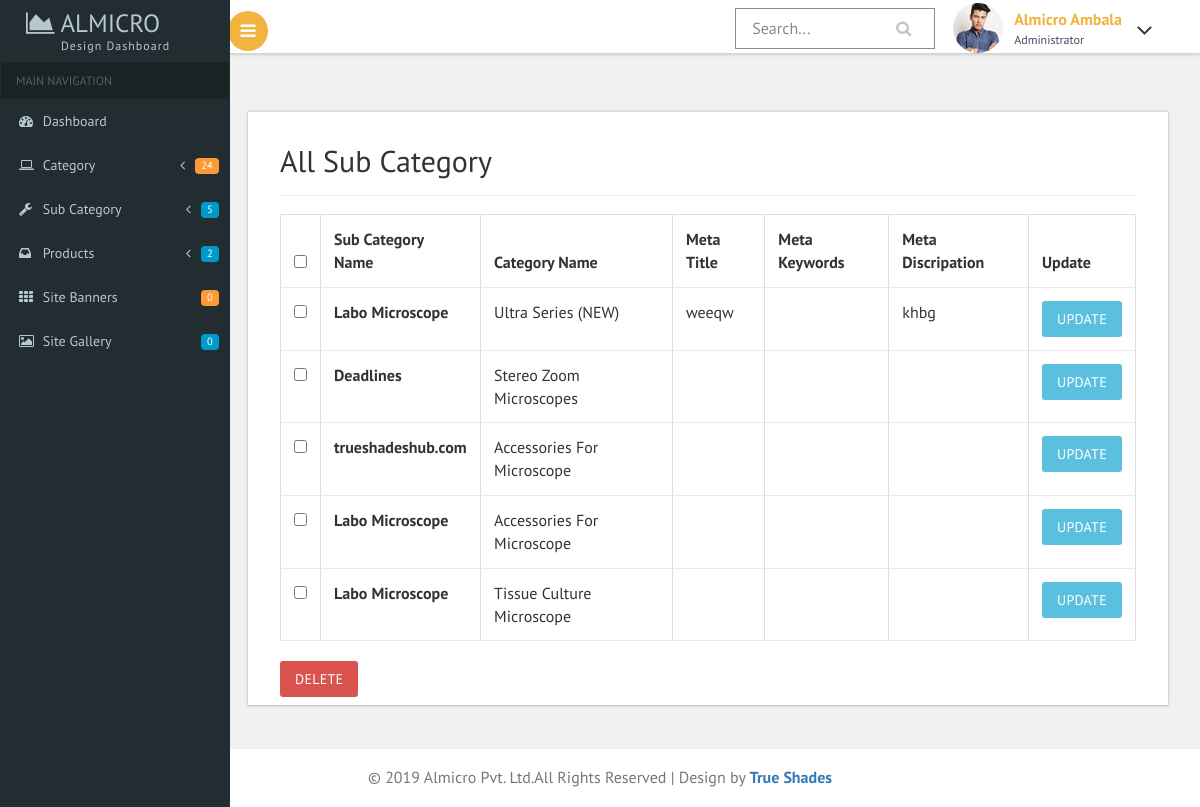
The page /Super_Access/Super_Access/show_subcate.php on the database its author committed.
### tables this page shows
CREATE TABLE IF NOT EXISTS `subcategory` (
  `catid` int(11) NOT NULL DEFAULT '0',
  `rorder` int(11) NOT NULL DEFAULT '0',
  `meta` text NOT NULL,
  `keywords` text NOT NULL,
  `descr` text NOT NULL,
  `subc_name` text NOT NULL,
  `s_id` int(15) NOT NULL AUTO_INCREMENT,
  PRIMARY KEY (`s_id`)
);

CREATE TABLE IF NOT EXISTS `category` (
  `catid` int(11) NOT NULL AUTO_INCREMENT,
  `category` varchar(200) NOT NULL DEFAULT '',
  `descr` varchar(200) DEFAULT NULL,
  `color` varchar(20) NOT NULL DEFAULT '',
  `rorder` int(11) NOT NULL DEFAULT '0',
  `fcolor` varchar(20) NOT NULL DEFAULT '',
  `path` varchar(200) NOT NULL DEFAULT '',
  `keywords` text,
  `titlewords` text,
  PRIMARY KEY (`catid`),
  UNIQUE KEY `catid` (`catid`)
);

### Super_Access/Super_Access/class.php (called while the page is built, shortened)
<?php
class DataBase {
	function connect() {
		$this->servername = "localhost";
		$this->username = "root";
		$this->password = "";
		$this->dbname = "almicro";
		$conn = new mysqli($this->servername, $this->username, $this->password, $this->dbname);
		return $conn;
	}
}
Class Select extends Database {
	Public function Category_were($were)
	{
		$this->iwere = $were;
		$select = "Select * from Category where catid ='$this->iwere' ";
		$result = $this->connect()->query($select);
		return $result;
	}
	Public function Subcategory()
	{
        $select = "Select * from subcategory  ";
        $result = $this->connect()->query($select);
        return $result;
	}
}

### Super_Access/Super_Access/show_subcate.php (the view, shortened to what this page needs)
<?php
include('left-nav.php');
include('header.php');
?>
<div id="page-wrapper">
			<div class="main-page">
					<div class="tables">
					<div class="bs-example widget-shadow" data-example-id ="hoverable-table"  >
                        <h2>All Sub Category</h2>
                        <hr><form method= "post" >
						<table class="table table-bordered table-hover"> <thead> <tr> <th><input type="checkbox" onClick="toggle(this)"  value="All"><th>Sub Category Name</th> <th>Category Name</th> <th>Meta Title</th> <th>Meta Keywords</th> <th>Meta Discripation</th><th>Update</th></tr> </thead> <tbody>
							<?php
							$select = new Select;
							$res =  $select->Subcategory();
							while($row =$res->fetch_assoc())
							{
							echo"<tr> <th scope='row'> <input type='checkbox' name='check_list[]' value='$row[s_id]'> </th><th> $row[subc_name]</th><td>";
							 $fetch = $select->Category_were($row[catid])->fetch_assoc();
							echo $fetch[category];
							 echo "</td> <td>$row[meta]</td> <td> $row[keywords]</td> <td>$row[descr]</td><th>  <button formaction='add_subcate.php?check=$row[s_id]'  type = 'submit'  class = 'btn btn-info'>Update</button></th> </tr> ";
							}
						   ?>
							  </tbody> </table>
							  <button type = 'submit' name ='c_delete' class = 'btn btn-danger'>Delete</button>
					</div>
</div>
        </div>
    </div>
</div>
<?php
include('footer.php');
?>

### Super_Access/Super_Access/css/custom.css (style rules this page uses)
#page-wrapper { padding:5em 2em 2.5em; background-color: #F1F1F1; }

### rows shown on the page
subcategory: subc_name "Labo Microscope", catid.category "Ultra Series (NEW)", meta "weeqw", descr "khbg"
subcategory: subc_name "Deadlines", catid.category "Stereo Zoom Microscopes"
subcategory: subc_name "trueshadeshub.com", catid.category "Accessories For Microscope"
subcategory: subc_name "Labo Microscope", catid.category "Accessories For Microscope"
subcategory: subc_name "Labo Microscope", catid.category "Tissue Culture Microscope"

### other values the page prints
$nav->Category()->num_rows "24"
$nav->Subcategory()->num_rows "5"
$nav->Product()->num_rows "2"
$nav->Banner()->num_rows "0"
$nav->Gallery()->num_rows "0"
